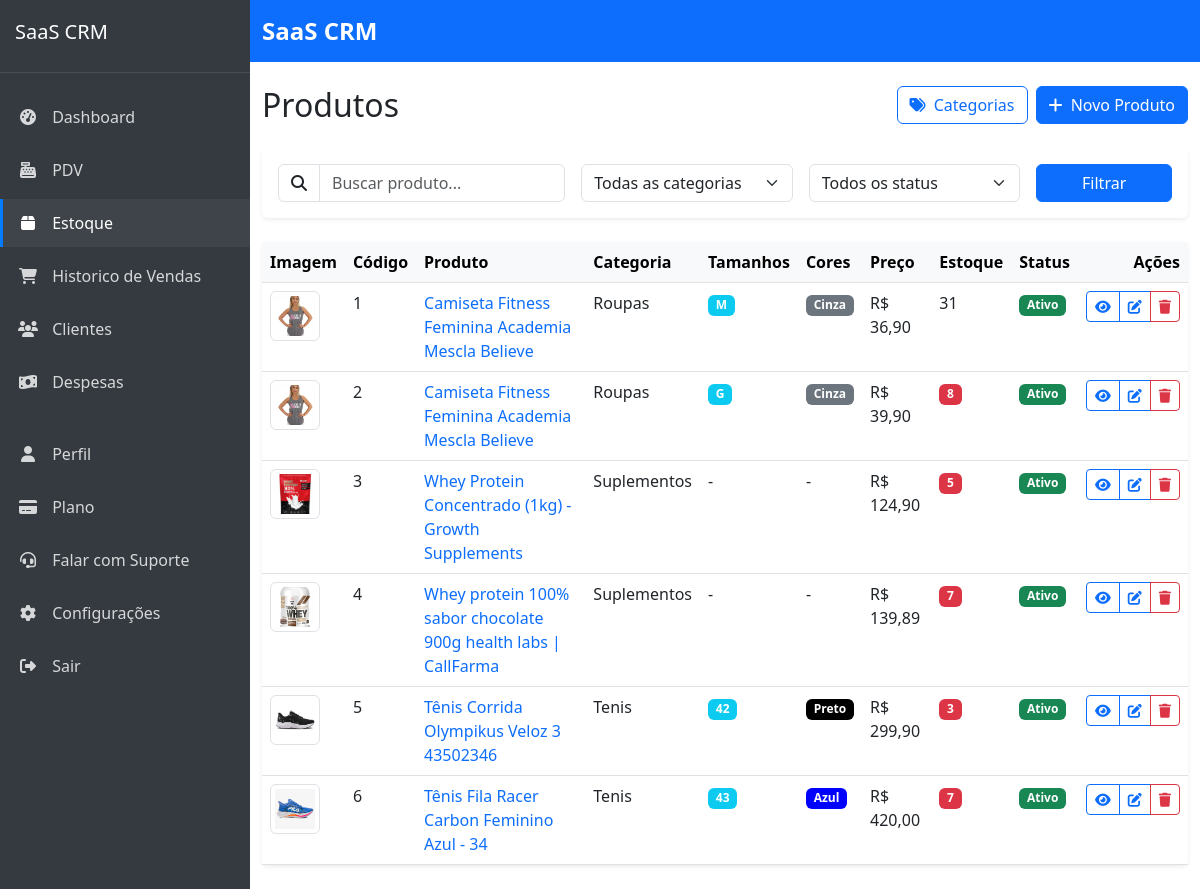
The page /produtos/ (signed in) on the database its author committed.
### products/models.py (models this page shows, shortened)
class Product(models.Model):
    company = models.ForeignKey(Company, on_delete=models.CASCADE, verbose_name='Empresa', related_name='products')
    name = models.CharField('Nome', max_length=100)
    code = models.CharField('Código', max_length=50, unique=True, blank=True, null=True)
    description = models.TextField('Descrição', blank=True, null=True)
    category = models.ForeignKey(Category, on_delete=models.CASCADE, verbose_name='Categoria', related_name='products')
    price = models.DecimalField('Preço', max_digits=10, decimal_places=2)
    cost = models.DecimalField('Custo', max_digits=10, decimal_places=2)
    stock_quantity = models.PositiveIntegerField('Quantidade em estoque', default=0)
    stock_alert_level = models.PositiveIntegerField('Nível de alerta de estoque', default=10)
    barcode = models.CharField('Código de barras', max_length=100, blank=True, null=True)
    image = models.ImageField('Imagem', upload_to='products/', blank=True, null=True)
    is_active = models.BooleanField('Ativo', default=True)
    has_variations = models.BooleanField('Possui variações', default=False)
    created_at = models.DateTimeField('Criado em', auto_now_add=True)
    updated_at = models.DateTimeField('Atualizado em', auto_now=True)
    class Meta:
        verbose_name = 'Produto'
        verbose_name_plural = 'Produtos'
        ordering = ['name']
        unique_together = [['company', 'code'], ['company', 'barcode']]  # Prevent duplicate codes/barcodes within same company

class Category(models.Model):
    company = models.ForeignKey(Company, on_delete=models.CASCADE, verbose_name='Empresa', related_name='categories')
    name = models.CharField('Nome', max_length=100)
    description = models.TextField('Descrição', blank=True, null=True)
    created_at = models.DateTimeField('Criado em', auto_now_add=True)
    updated_at = models.DateTimeField('Atualizado em', auto_now=True)
    class Meta:
        verbose_name = 'Categoria'
        verbose_name_plural = 'Categorias'
        ordering = ['name']
        unique_together = ['company', 'name']  # Prevent duplicate category names within same company

class ProductVariation(models.Model):
    product = models.ForeignKey(Product, on_delete=models.CASCADE, verbose_name='Produto', related_name='variations')
    size = models.ForeignKey(Size, on_delete=models.CASCADE, verbose_name='Tamanho')
    color = models.ForeignKey(Color, on_delete=models.CASCADE, verbose_name='Cor')
    stock_quantity = models.PositiveIntegerField('Quantidade em estoque', default=0)
    stock_alert_level = models.PositiveIntegerField('Nível de alerta de estoque', default=3)
    sku = models.CharField('SKU', max_length=100, unique=True, blank=True, null=True)
    price_adjustment = models.DecimalField('Ajuste de preço', max_digits=10, decimal_places=2, default=0,
                                         help_text='Valor a ser adicionado/subtraído do preço base do produto')
    class Meta:
        verbose_name = 'Variação de Produto'
        verbose_name_plural = 'Variações de Produtos'
        unique_together = ['product', 'size', 'color']

class Size(models.Model):
    TIPO_CHOICES = (
        ('roupa', 'Roupa'),
        ('calcado', 'Calçado'),
    )
    company = models.ForeignKey(Company, on_delete=models.CASCADE, verbose_name='Empresa', related_name='sizes')
    name = models.CharField('Nome', max_length=10)  # PP, P, M, G, GG ou 36, 37, 38, etc
    tipo = models.CharField('Tipo', max_length=10, choices=TIPO_CHOICES, default='roupa')
    ordem = models.IntegerField('Ordem de exibição', default=0)
    class Meta:
        verbose_name = 'Tamanho'
        verbose_name_plural = 'Tamanhos'
        ordering = ['ordem', 'name']
        unique_together = ['company', 'name', 'tipo']

class Color(models.Model):
    company = models.ForeignKey(Company, on_delete=models.CASCADE, verbose_name='Empresa', related_name='colors')
    name = models.CharField('Nome', max_length=50)
    code = models.CharField('Código Hex', max_length=7, help_text='Ex: #FF0000', blank=True, null=True)
    class Meta:
        verbose_name = 'Cor'
        verbose_name_plural = 'Cores'
        ordering = ['name']
        unique_together = ['company', 'name']

### products/views.py (the view)
# urls.py: path('', views.product_list, name='product_list'),
@login_required
def product_list(request):
    categories = Category.objects.filter(company=request.user.company)
    products_query = Product.objects.filter(company=request.user.company)
    query = request.GET.get('q')
    category_id = request.GET.get('category')
    status = request.GET.get('status')
    if query:
        products_query = products_query.filter(
            Q(name__icontains=query) |
            Q(code__icontains=query) |
            Q(description__icontains=query)
        )
    if category_id:
        products_query = products_query.filter(category_id=category_id)
    if status == 'active':
        products_query = products_query.filter(is_active=True)
    elif status == 'inactive':
        products_query = products_query.filter(is_active=False)
    elif status == 'low_stock':
        products_with_low_stock = []
        for product in products_query:
            if product.is_stock_low():
                products_with_low_stock.append(product.id)
        products_query = products_query.filter(id__in=products_with_low_stock)
    products_query = products_query.annotate(
        numeric_code=Case(
            When(code__regex=r'^\d+$', then=Cast('code', output_field=IntegerField())),
            default=Value(999999),  # Valor alto para códigos não numéricos
            output_field=IntegerField()
        )
    ).order_by('numeric_code')
    paginator = Paginator(products_query, 20)  # 20 produtos por página
    page = request.GET.get('page')
    try:
        products = paginator.page(page)
    except PageNotAnInteger:
        products = paginator.page(1)
    except EmptyPage:
        products = paginator.page(paginator.num_pages)
    return render(request, 'products/product_list.html', {
        'products': products,
        'categories': categories
    })

### saas_crm/urls.py (called while the page is built)
    def __call__(self, request):
        if request.user.is_authenticated and request.user.is_superuser and 'impersonate_user_id' in request.session:
            user_id = request.session['impersonate_user_id']
            try:
                request.real_user = request.user
                request.user = User.objects.get(pk=user_id)
                request.is_impersonating = True
            except User.DoesNotExist:
                del request.session['impersonate_user_id']
        response = self.get_response(request)
        return response

### templates/products/product_list.html (shortened to what this page needs)
{% extends 'core/base.html' %}
{% block content %}
<div class="d-flex justify-content-between align-items-center mb-4">
    <h1 class="h2 mb-0">Produtos</h1>
    <div class="d-flex gap-2">
        <a href="{% url 'products:category_list' %}" class="btn btn-outline-primary">
            <i class="fas fa-tags me-1"></i> Categorias
        </a>
        <a href="{% url 'products:product_create' %}" class="btn btn-primary">
            <i class="fas fa-plus me-1"></i> Novo Produto
        </a>
    </div>
</div>
<div class="card border-0 shadow-sm mb-4">
    <div class="card-body">
        <form method="get" class="row g-3">
            <div class="col-md-4">
                <div class="input-group">
                    <span class="input-group-text bg-transparent">
                        <i class="fas fa-search"></i>
                    </span>
                    <input type="text" name="q" class="form-control" placeholder="Buscar produto..." value="{{ request.GET.q|default:'' }}">
                </div>
            </div>
            <div class="col-md-3">
                <select name="category" class="form-select">
                    <option value="">Todas as categorias</option>
                </select>
            </div>
            <div class="col-md-3">
                <select name="status" class="form-select">
                    <option value="">Todos os status</option>
                </select>
            </div>
            <div class="col-md-2">
                <button type="submit" class="btn btn-primary w-100">Filtrar</button>
            </div>
        </form>
    </div>
</div>
<div class="card border-0 shadow-sm">
    <div class="card-body p-0">
        <div class="table-responsive">
            <table class="table table-hover mb-0">
                <thead class="table-light">
                    <tr>
                        <th scope="col" style="width: 60px">Imagem</th>
                        <th scope="col">Código</th>
                        <th scope="col">Produto</th>
                        <th scope="col">Categoria</th>
                        <th scope="col">Tamanhos</th>
                        <th scope="col">Cores</th>
                        <th scope="col">Preço</th>
                        <th scope="col">Estoque</th>
                        <th scope="col">Status</th>
                        <th scope="col" class="text-end">Ações</th>
                    </tr>
                </thead>
                <tbody>
                    {% for product in products %}
                    <tr>
                        <td>
                            {% if product.image %}
                                <img src="{{ product.image.url }}" alt="{{ product.name }}" class="img-thumbnail" style="width: 50px; height: 50px; object-fit: cover;">
                            {% else %}
                                <div class="bg-light d-flex align-items-center justify-content-center" style="width: 50px; height: 50px;">
                                    <i class="fas fa-image text-muted"></i>
                                </div>
                            {% endif %}
                        </td>
                        <td>{{ product.code }}</td>
                        <td>
                            <a href="{% url 'products:product_detail' product.id %}" class="text-decoration-none">
                                {{ product.name }}
                            </a>
                        </td>
                        <td>{{ product.category.name|default:"-" }}</td>
                        <td>
                            {% if product.has_variations %}
                                {% for variation in product.variations.all %}
                                    {% if forloop.first or previous_size != variation.size.name %}
                                        <span class="badge bg-info">{{ variation.size.name }}</span>
                                    {% endif %}
                                {% empty %}
                                    -
                                {% endfor %}
                            {% else %}
                                -
                            {% endif %}
                        </td>
                        <td>
                            {% if product.has_variations %}
                                {% for variation in product.variations.all %}
                                    {% if forloop.first or previous_color != variation.color.name %}
                                        <span class="badge" style="background-color: {{ variation.color.code|default:'#6c757d' }}">{{ variation.color.name }}</span>
                                    {% endif %}
                                {% empty %}
                                    -
                                {% endfor %}
                            {% else %}
                                -
                            {% endif %}
                        </td>
                        <td>R$ {{ product.price }}</td>
                        <td>
                            {% if product.stock_quantity <= product.stock_alert_level %}
                            <span class="badge bg-danger">{{ product.stock_quantity }}</span>
                            {% else %}
                            {{ product.stock_quantity }}
                            {% endif %}
                        </td>
                        <td>
                            {% if product.is_active %}
                            <span class="badge bg-success">Ativo</span>
                            {% else %}
                            <span class="badge bg-secondary">Inativo</span>
                            {% endif %}
                        </td>
                        <td class="text-end">
                            <div class="btn-group">
                                <a href="{% url 'products:product_detail' product.id %}" class="btn btn-sm btn-outline-primary">
                                    <i class="fas fa-eye"></i>
                                </a>
                                <a href="{% url 'products:product_update' product.id %}" class="btn btn-sm btn-outline-primary">
                                    <i class="fas fa-edit"></i>
                                </a>
                                <button type="button" class="btn btn-sm btn-outline-danger" data-bs-toggle="modal" data-bs-target="#deleteModal{{ product.id }}">
                                    <i class="fas fa-trash"></i>
                                </button>
                            </div>
                        </td>
                    </tr>
                    {% endfor %}
                </tbody>
            </table>
        </div>
    </div>
</div>
{% endblock %}

### templates/core/base.html (style rules this page uses)
body { display: flex; min-height: 100vh; flex-direction: column; }

### rows shown on the page
Product: image (picture), code "1", name "Camiseta Fitness Feminina Academia Mescla Believe", category.name "Roupas", price "36,90", stock_quantity "31", is_active "Ativo"
ProductVariation: size.name "M", color.name "Cinza"
Product: image (picture), code "2", name "Camiseta Fitness Feminina Academia Mescla Believe", category.name "Roupas", price "39,90", stock_quantity "8", is_active "Ativo"
ProductVariation: size.name "G", color.name "Cinza"
Product: image (picture), code "3", name "Whey Protein Concentrado (1kg) - Growth Supplements", category.name "Suplementos", price "124,90", stock_quantity "5", is_active "Ativo"
Product: image (picture), code "4", name "Whey protein 100% sabor chocolate 900g health labs | CallFarma", category.name "Suplementos", price "139,89", stock_quantity "7", is_active "Ativo"
Product: image (picture), code "5", name "Tênis Corrida Olympikus Veloz 3 43502346", category.name "Tenis", price "299,90", stock_quantity "3", is_active "Ativo"
ProductVariation: size.name "42", color.name "Preto"
Product: image (picture), code "6", name "Tênis Fila Racer Carbon Feminino Azul - 34", category.name "Tenis", price "420,00", stock_quantity "7", is_active "Ativo"
ProductVariation: size.name "43", color.name "Azul"
